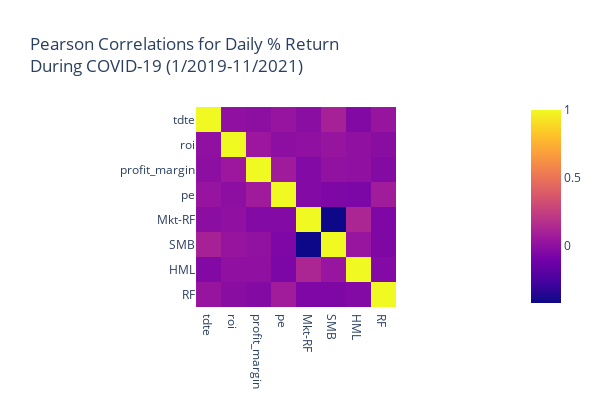

The notebook cell saved with this chart:
### Markdown cell above
There appears to be no correlation between daily % return and the FF factors.

Is there a correlation during bearish markets, such as during COVID-19 between 1/2019 and 11/2021?

### Code cell
covid_returns = daily_pct_returns.loc['2019-01-01':'2021-11-01']
print(covid_returns.corr())
px.imshow(
    covid_returns.corr(),
    title='Pearson Correlations for Daily % Return<br>During COVID-19 (1/2019-11/2021)',
    height=400, width=600,
)

### Figure 1 — Plotly figure (JSON) as saved in the notebook; plotly's stock layout.template omitted (floating-point values rounded to 4 significant figures)
{"data": [{"coloraxis": "coloraxis", "hovertemplate": "x: %{x}<br>y: %{y}<br>color: %{z}<extra></extra>", "name": "0", "type": "heatmap", "x": ["tdte", "roi", "profit_margin", "pe", "Mkt-RF", "SMB", "HML", "RF"], "xaxis": "x", "y": ["tdte", "roi", "profit_margin", "pe", "Mkt-RF", "SMB", "HML", "RF"], "yaxis": "y", "z": [[1, -7.625e-05, -0.01145, 0.02784, -0.01474, 0.1006, -0.05052, 0.02937], [-7.625e-05, 1, 0.05169, -0.00695, -0.001449, 0.02997, 0.004516, -0.02003], [-0.01145, 0.05169, 1, 0.06921, -0.04607, 0.008584, 0.0026, -0.04111], [0.02784, -0.00695, 0.06921, 1, -0.04501, -0.06284, -0.07102, 0.07183], [-0.01474, -0.001449, -0.04607, -0.04501, 1, -0.4261, 0.1248, -0.06333], [0.1006, 0.02997, 0.008584, -0.06284, -0.4261, 1, 0.03479, -0.05973], [-0.05052, 0.004516, 0.0026, -0.07102, 0.1248, 0.03479, 1, -0.04659], [0.02937, -0.02003, -0.04111, 0.07183, -0.06333, -0.05973, -0.04659, 1]]}], "layout": {"coloraxis": {"colorscale": [[0, "#0d0887"], [0.1111, "#46039f"], [0.2222, "#7201a8"], [0.3333, "#9c179e"], [0.4444, "#bd3786"], [0.5556, "#d8576b"], [0.6667, "#ed7953"], [0.7778, "#fb9f3a"], [0.8889, "#fdca26"], [1, "#f0f921"]]}, "height": 400, "title": {"text": "Pearson Correlations for Daily % Return<br>During COVID-19 (1/2019-11/2021)"}, "width": 600, "xaxis": {"anchor": "y", "autorange": true, "constrain": "domain", "domain": [0.2686, 0.7314], "range": [-0.5, 7.5], "scaleanchor": "y", "type": "category"}, "yaxis": {"anchor": "x", "autorange": true, "constrain": "domain", "domain": [0, 1], "range": [7.5, -0.5], "type": "category"}}}
